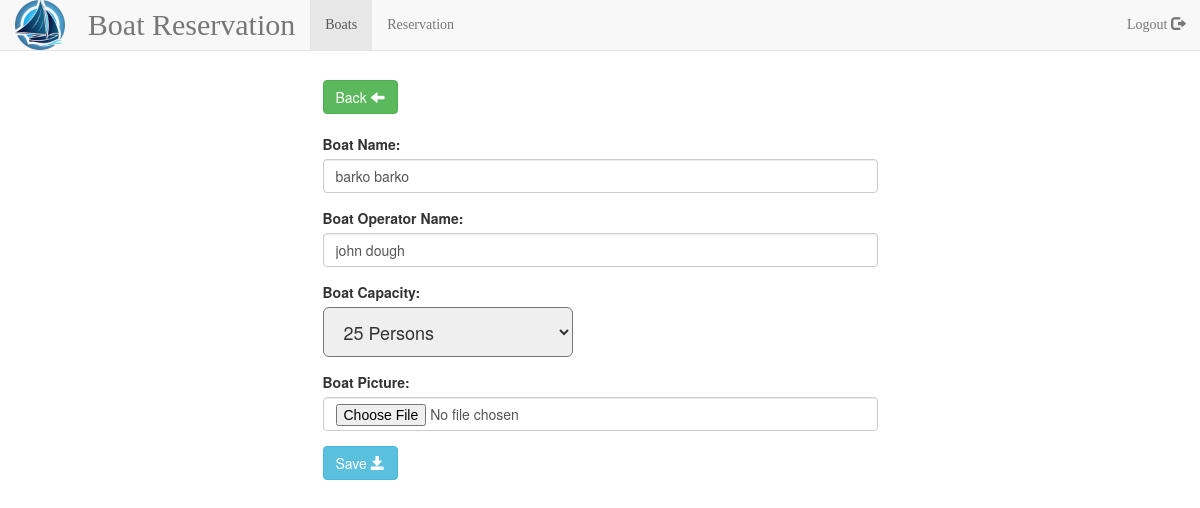
The page /admin/boatsupdate.php?editid=52 on the database its author committed.
### tables this page shows
CREATE TABLE `boats` (
  `b_id` int(11) NOT NULL,
  `b_name` varchar(35) NOT NULL,
  `b_cpcty` varchar(35) NOT NULL,
  `b_on` varchar(35) NOT NULL,
  `b_img` varchar(255) NOT NULL,
  `b_price` double NOT NULL
);

### database/connection.php (called while the page is built, shortened)
<?php
class connection{
	public function __construct($username="root", $password="", $host="localhost", $dbname="boat_res", $options = []){
		try{
			$this->datab = new PDO("mysql:host={$host};  dbname={$dbname}; charset=utf8", $username, $password, $options);
		}catch(PDOException $e){
			throw new Exception($e->getMessage());
		}
	}
}
 ?>

### database/Database.php (called while the page is built, shortened)
<?php
include_once('connection.php');
class Database extends connection{
	public function getRow($query, $params = []){
		try {
			$stmt = $this->datab->prepare($query);
			$stmt->execute($params);
			return $stmt->fetch();
		} catch (PDOException $e) {
			throw new Exception($e->getMessage());
		}
	}
}
 ?>

### admin/boatsupdate.php (the view, shortened to what this page needs)
<?php
	$db = new Database();
?>
<!DOCTYPE html>
<html lang="">
	<head>
		<link rel="stylesheet" type="text/css" href="../bootstrap/css/bootstrap.css">
		<link rel="stylesheet" type="text/css" href="../bootstrap/css/jquery.dataTables.css">
	</head>
	<body>
		<br />
		<br />
		<br />
			<nav class="navbar navbar-default navbar-fixed-top" role="navigation">
				<div class="container-fluid">
					<div class="navbar-header">
						<img src="../img/boatlogo.png" height="50" width="50"> &nbsp;
					</div>
					<div class="collapse navbar-collapse navbar-ex1-collapse">
						<ul class="nav navbar-nav">
							<li><a href="#" style="font-family: Times New Roman; font-size: 30px;">Boat Reservation</a></li>
						</ul>
						<ul class="nav navbar-nav" style="font-family: Times New Roman;">
							<li class="active">
								<a href="index.php">Boats</a>
							</li>
							<li>
								<a href="reservation.php">Reservation</a>
							</li>
						</ul>
						<ul class="nav navbar-nav navbar-right" style="font-family: Times New Roman;">
							<li>
								<?php include_once('../includes/logout.php'); ?>
							</li>
						</ul>
					</div>
				</div>
			</nav>
		<br />
		<div class="container-fluid">
			<div class="col-md-3"></div>
			<div class="col-md-6">
				<a href="index.php" class="btn btn-success">
					Back
					<span class="glyphicon glyphicon-arrow-left" aria-hidden="true"></span>
				</a>
			<br />
			<br />
				<form action = "" method = "POST" enctype="multipart/form-data">
						<?php
							if(isset($_GET['editid']))
								{
									$editid = $_GET['editid'];
									$sql = "SELECT * FROM boats WHERE b_id = ?";
									$res = $db->getRow($sql, [$editid]);
									$bname =  $res['b_name'];
									$bon =  $res['b_on'];
									$bcpcty =  $res['b_cpcty'];
								 }
						?>
					   <div class="form-group">
					    <label for="inputdefault">Boat Name:</label>
					    <input class="form-control" id="inputdefault"  name="bN" type="text" value ="<?php echo $bname; ?>">
					  </div>
					  <div class="form-group">
					    <label for="inputdefault">Boat Operator Name:</label>
					    <input class="form-control" id="inputdefault" name="bON" type="text" value ="<?php echo $bon; ?>">
					  </div>
					  <div class="form-group">
					    <label for="inputdefault">Boat Capacity:</label><br />
					    <select name = "bC" class = "btn-lg" style = "width:250px;">
					    	<option <?php if($bcpcty == '25 Persons'){echo 'selected';} ?> value = "25 Persons">25 Persons</option>
					    </select>
					  </div>
					   <div class="form-group">
				    	  <label for="inputdefault">Boat Picture:</label>
					      <input class="form-control" id="inputdefault" name="bimg" type="file">
					    </div>
					  <button class="btn btn-info" name = "updateboat">
					  		Save
					  		<span class="glyphicon glyphicon-save" aria-hidden="true"></span>
					  </button>
				</form>
			</div>
			<div class="col-md-3"></div>
		</div>
	</body>
</html>

### admin/boatsupdate.php (style rules this page uses)
.navbar { margin-bottom:0px !important; }

### rows shown on the page
boats: bN "barko barko", bON "john dough", bC "25 Persons"
